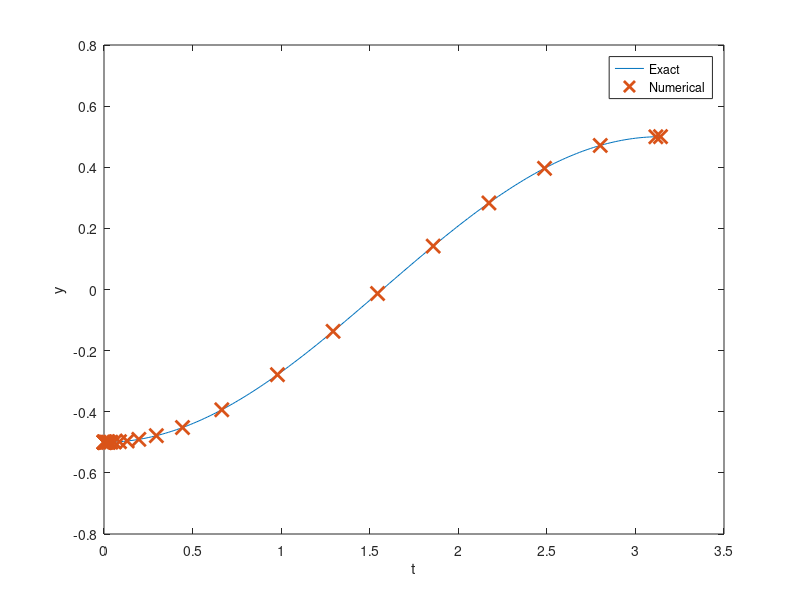

MATLAB code to generate this figure: (Note: this script raises an error after producing the figure.)
%% Integrator Lab: Solving First Order ODEs in MATLAB
%
% This lab will teach you to numerically solve first order ODEs using a
% built in MATLAB integrator, |ode45|.  |ode45| is a good, general purpose
% tool for integrating first order equations (and first order systems).  It
% is not always the right algorithm, but it is usually the right algorithm
% to try first.
%
% You will learn how to use the |ode45| routine, how to interpolate between
% points, and how MATLAB handles data structures.
% 
% Opening the m-file lab2.m in the MATLAB editor, step through each
% part using cell mode to see the results.  Compare the output with the
% PDF, which was generated from this m-file.
%
% There are six exercises in this lab that are to be handed in at the
% end of the lab.  Write your solutions in the template, including
% appropriate descriptions in each step. Save the .m file and submit it 
% online using Quercus.
%
%% Student Information
%
% Student Name: Regis Zhao
%
% Student Number: 1007070660
%

%% Set up an inline function representation of an ODE and solve it
%
% MATLAB has many built in routines for solving differential equations of
% the form
%
% |y' = f(t,y)|
%
% We will solve them using |ode45|, a high precision integrator.  To do
% this, we will need to construct an inline function representation of |f|,
% an initial condition, and specify how far we want MATLAB to integrate the
% problem.  Once we have set these, we pass the information to |ode45| to
% get the solution.
%
% For a first example, we will solve the initial value problem
%
% |y' = y, y(0) = 1|
%
% which has as its answer |y = e^t|. 
%
%

% Set up the right hand side of the ODE as an inline function
f = @(t,y) y; 

% The initial conditions
t0 = 0;
y0 = 1;

% The time we will integrate until
t1 = 2;

soln = ode45(f, [t0, t1], y0);


%% Examining the output
%
% When we execute the |ode45|, it returns a data structure, stored in soln.
% We can see the pieces of the data structure with a display command:

disp(soln);

%% Understanding the components of the solution data structure
%
% The most important elements of the data structure are stored in the |x|
% and |y| components of the structure; these are vectors.  Vectors |x| and
% |y| contain the points at which the numerical approximation to the
% initial value problem  has been computed.  In other words, |y(j)| is the
% approximate value of the solution at |x(j)|.
%
% *NOTE:* Even though we may be studying a problem like |u(t)| or |y(t)|,
% MATLAB will always use |x| for the independent variable and |y| for the
% dependent variable in the data structure.
%
% Pieces of the data structure can be accessed using a period, as in C/C++
% or Java.  See the examples below:

% Display the values of |t| at which |y(t)| is approximated
fprintf(' Vector of t values: ');
disp(soln.x);
% Display the the corresponding approximations of |y(t)|
fprintf(' Vector of y values: ');
disp(soln.y);

% Display the approximation of the solution at the 3rd point:
fprintf(' Third element of the vector of t values: %g\n',soln.x(3));
fprintf(' Third element of the vector of y values: %g\n',soln.y(3));


%% Visualizing and comparing the solution
% We can now visualize the solution at the computed data points and compare
% with the exact solution.

% Construct the exact solution
tt = linspace(0,2,50);
yy = exp(tt);

% Plot both on the same figure, plotting the approximation with x's
plot(tt, yy, soln.x, soln.y, 'x', 'MarkerSize',10, 'LineWidth', 2);
% NOTE: the MarkerSize and LineWidth are larger than their defaults of 6
% and 1, respectively.  This makes the print out more readable.

% Add a label to the axis and a legend
xlabel('t');
legend('Exact', 'Numerical','Location','Best');

%% Exercise 1
%
% Objective: Solve an initial value problem and plot both the numerical
% approximation and the corresponding exact solution.
%
% Details: Solve the IVP
%
% |y' = y tan t + sin t, y(0) = -1/2|
%
% from |t = 0| to |t = pi|.
%
% Compute the exact solution (by hand), and plot both on the same figure
% for comparison, as above.
%
% Your submission should show the construction of the inline function, the
% use of ode45 to obtain the solution, a construction of the exact
% solution, and a plot showing both.  In the comments, include the exact
% solution.
%
% Label your axes and include a legend.

% Construction of inline function
f = @(t,y) y .* tan(t) + sin(t);
% Initial conditions
t0 = 0;
y0 = -1/2;
% Time we will integrate until
t1 = pi;
soln = ode45(f, [t0, t1], y0);

% Construct the exact solution
% Exact solution: y = - cos(t)/2
tt = linspace(0,pi,200);
yy = - cos(tt) / 2;

% Plotting both solutions
plot(tt, yy, soln.x, soln.y, 'x', 'MarkerSize',10, 'LineWidth', 2);
xlabel('t');
ylabel('y');
legend('Exact', 'Numerical', 'Location', 'Best');

%% Computing an approximation at a specific point
%
% As you should be able to see by examining |soln.x|, ode45 returns the
% solution at a number of points between |t0| and |t1|.  But sometimes we
% want to know the solution at some intermediate point.
%
% To obtain this value, we need to interpolate it in a consistent way.
% Fortunately, MATLAB provides a convenient function, |deval|, specifically
% for this.

% Compute the solution at t = .25:
deval(soln, .25)

% Compute the solution at t = 1.6753:
fprintf(' Solution at 1.6753: %g\n', deval(soln, 1.6753));

% Compute the solution at 10 grid points between .45 and 1.65:
tinterp = linspace(.45, 1.65, 10);
deval(soln, tinterp)

% Alternatively:
deval(soln, linspace(.45, 1.65, 10))


%% Exercise 2
% 
% Objective: Interpolate a solution at a number of grid points
%
% Details: For the solution you computed in exercise 1, use deval to
% compute the interpolated values at 10 grid points between 2 and 3.

tinterp = linspace(2,3,10);
deval(soln, tinterp)

%% Errors, Step Sizes, and Tolerances
%
% As you may have noticed, in contrast to the IODE software, at no point do
% we set a step size for our solution.  Indeed, the step size is set
% adaptively to conform to a specified error tolerance.  
%
% Roughly speaking, given the solution at |(t_j, y_j)|, |ode45| computes two
% approximations of the solution at |t_{j+1} = t_j + h|; one is of greater
% accuracy than the other.  If the difference is below a specified
% tolerance, the step is accepted and we continue.  Otherwise the step is
% rejected and the smaller step size, |h|, is used; it is often halved.
%
% We can compute the global truncation error at each solution point, figure
% out the maximum error, and visualize this error (on a linear-log scale):

% Compute the exact solution
yexact = exp(soln.x);

% Compute the point-wise error; note the use of MATLAB's vectorization
err = abs(yexact - soln.y);

disp(err);

fprintf('maximum error: %g \n', max(err));

semilogy(soln.x, err, 'LineWidth', 2);
xlabel('t');
ylabel('error');


%% Exercise 3
%
% Objective: Examine the error of a solution generated by |ode45|
%
% Details: For your solution to exercise 1, compute the point-wise error,
% identify the maximum value of the error, and visualize the error on a 
% linear-log plot (use semilogy to plot the log of the error vs. t).  
% Write in the comments where the error is largest, and give a brief 
% (1-2 sentences) explanation of why it is largest there.  Make sure to 
% label your axes.

% Compute the exact solution
yexact = - cos(soln.x) / 2;

% Compute the point-wise error;
err = abs(yexact - soln.y);

fprintf('maximum error: %g \n', max(err));

semilogy(soln.x, err, 'LineWidth', 2);
xlabel('t');
ylabel('error');

% The error is largest at |x = 1.55881|. This is because the slope
% of the solution is the largest there - given a certain step size, the
% larger the slope, the less accurate numerical methods of integration will
% be.

%% Exercise 4
%
% Objective: Solve and visualize a nonlinear ode using ode45
%
% Details: Solve the IVP
%
% |y' = 1 / y^2 , y(1) = 1|
%
% from |t=1| to |t=10| using |ode45|.  Find the exact solution and compute
% the maximum point-wise error.  Then plot the approximate solution and the
% exact solution on the same axes.
%
% Your solution should show the definition of the inline function,
% the computation of its solution in this interval, the computation of the
% exact solution at the computed grid points, the computation of the
% maximum error, and a plot of the exact and approximate solutions.
% Your axes should be appropriately labeled and include a legend.

% Construction of inline function
f = @(t,y) 1/y.^2;
% Initial conditions
t0 = 1;
y0 = 1;
% Time we will integrate until
t1 = 10;
soln = ode45(f, [t0, t1], y0);

% Compute the exact solution; y = (3t-2)^(1/3)
yexact = ((3 .* soln.x) - 2) .^ (1/3);
% Compute the point-wise error; note the use of MATLAB's vectorization
err = abs(yexact - soln.y);
disp(err);
fprintf('maximum error: %g \n', max(err));

% Plotting both solutions
plot(soln.x, soln.y, soln.x, yexact, 'LineWidth', 2);
xlabel('t');
ylabel('y');
legend('Numerical', 'Exact', 'Location', 'Best');

%% Exercise 5
%
% Objective: Solve and visualize an ODE that cannot be solved by hand with
% |ode45|.
%
% Details: Solve the IVP
%
% |y' =  1 - t y / 2, y(0) = -1|
%
% from |t=0| to |t=10|.  
%
% Your solution should show you defining the inline function, computing
% the solution in this interval, and plotting it.
%
% Your axes should be appropriately labeled

% Construction of inline function
f = @(t,y) 1 - ((t.*y) / 2);
% Initial conditions
t0 = 0;
y0 = -1;
% Time we will integrate until
t1 = 10;
soln = ode45(f, [t0, t1], y0);

% Plotting solution
plot(soln.x, soln.y);
xlabel('t');
ylabel('y');
legend('Numerical solution', 'Location', 'Best');

%% Exercise 6 - When things go wrong
%
% Objective: Solve an ode and explain the warning message
%
% Details: Solve the IVP:
%
% |y' = y^3 - t^2, y(0) = 1|
%
% from |t=0| to |t=1|.  
%
% Your solution should show you defining the inline function, and computing
% the solution in this interval.
% 
% If you try to plot the solution, you should find that the solution does
% not make it all the way to t = 1.
%
% In the comments explain why MATLAB generates the warning message that you
% may see, or fails to integrate all the way to t=1.  HINT: Try plotting
% the direction field for this with IODE.

% Construction of inline function
f = @(t,y) y.^3 - t.^2;
% Initial conditions
t0 = 0;
y0 = 1;
% Time we will integrate until
t1 = 1;
soln = ode45(f, [t0, t1], y0);

% Plotting solution
plot(soln.x, soln.y);
xlabel('t');
ylabel('y');

% Larger slopes require smaller step sizes in order to maintain accuracy
% during integration. The solution's slope becomes extremely large before
% reaching t = 1, so large that MATLAB's smallest step size value allowed
% is unable to meet its integration tolerances, hence the error message.
